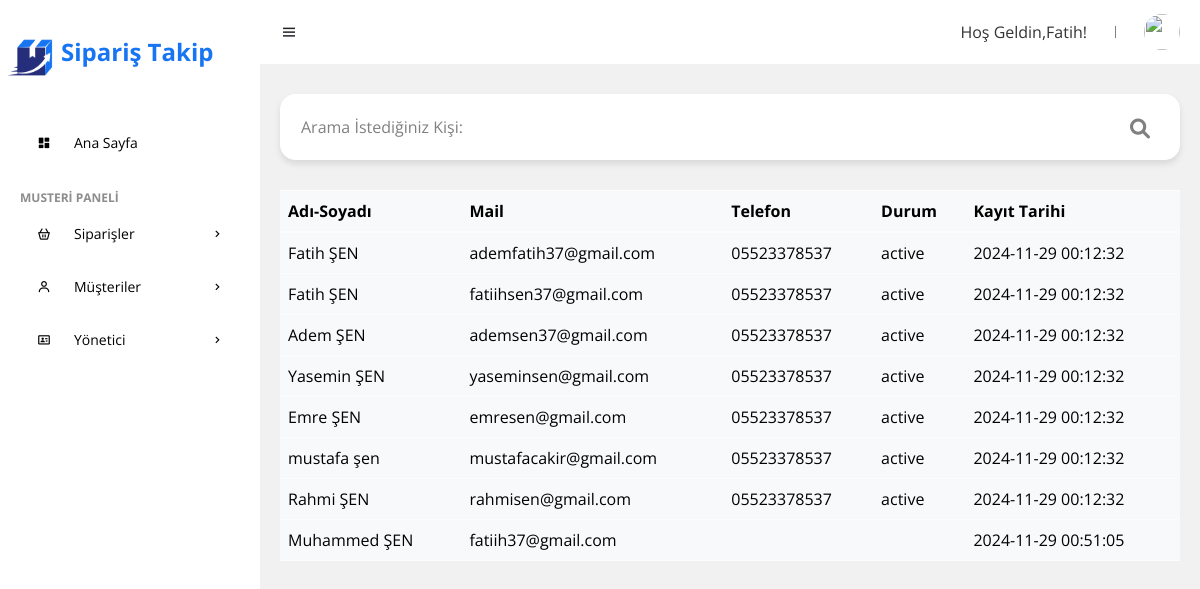
Before: /admin/pages/customer/customer.php (signed in) with the older database file.
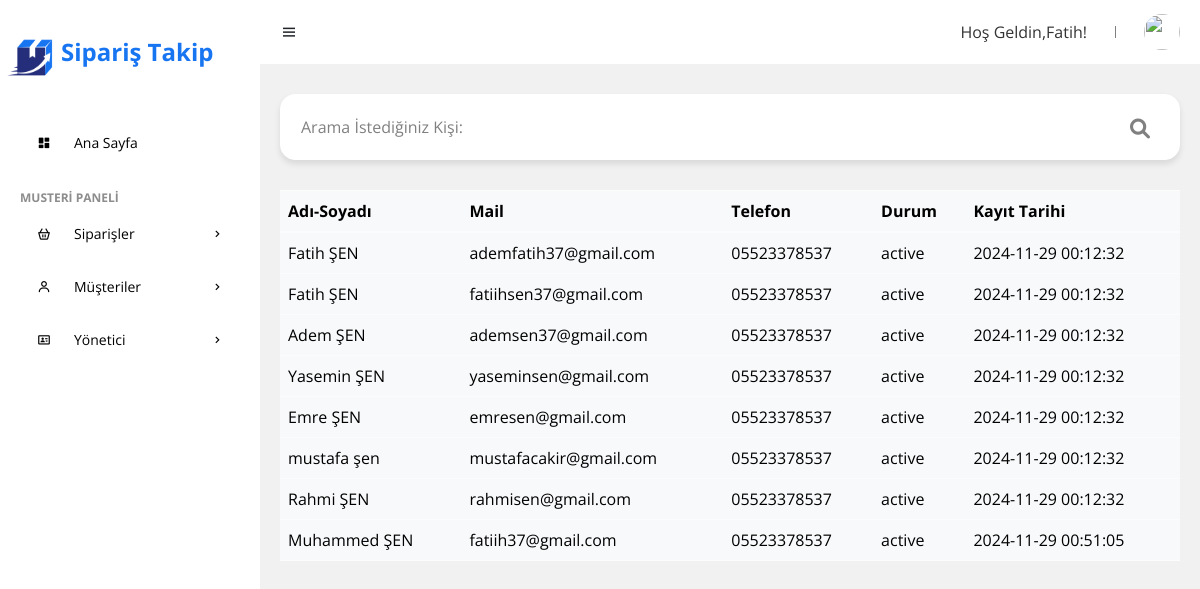
After: the same page with the newer database file.
### tables this page shows
CREATE TABLE `uyeler` (
  `uye_id` int(11) NOT NULL,
  `uye_adi_soyadi` varchar(256) NOT NULL,
  `uye_mail` varchar(256) NOT NULL,
  `uye_password` varchar(256) NOT NULL,
  `uye_tel` varchar(20) NOT NULL,
  `account_status` varchar(50) NOT NULL,
  `uye_baslangict` datetime NOT NULL DEFAULT current_timestamp()
);

### admin/pages/customer/customer.php (the view, shortened to what this page needs)
<?php
require_once "../../islem/baglanti.php";
$searchQuery = isset($_GET['search']) ? $_GET['search'] : '';
if ($searchQuery) {
    $uye = $baglanti->prepare("SELECT * FROM uyeler WHERE uye_adi_soyadi LIKE :search ORDER BY uye_id ASC");
    $uye->bindValue(':search', '%' . $searchQuery . '%');
} else {
    $uye = $baglanti->prepare("SELECT * FROM uyeler ORDER BY uye_id ASC");
}
$uye->execute();
$uyeler = $uye->fetchAll(PDO::FETCH_ASSOC);
?>
<main>
    <form action="#" method="get">
        <div class="input-container">
            <input class="search" name="search" id="search" type="text" placeholder="Arama İstediğiniz Kişi:"
                value="<?php echo htmlspecialchars($searchQuery); ?>">
            <i class="fa fa-search"></i>
        </div>
    </form>
    <table class="table table-light table-hover rounded" id="orderTable">
        <thead class="table-light">
            <tr>
                <th>Adı-Soyadı</th>
                <th>Mail</th>
                <th>Telefon</th>
                <th>Durum</th>
                <th>Kayıt Tarihi</th>
            </tr>
        </thead>
        <tbody>
            <?php
            if ($uyeler) {
                foreach ($uyeler as $uyecek) {
            ?>
                    <tr class="item">
                        <td><?php echo htmlspecialchars($uyecek['uye_adi_soyadi']); ?></td>
                        <td><?php echo htmlspecialchars($uyecek['uye_mail']); ?></td>
                        <td><?php echo htmlspecialchars($uyecek['uye_tel']); ?></td>
                        <td><?php echo htmlspecialchars($uyecek['account_status']); ?></td>
                            <td><?php echo htmlspecialchars($uyecek['uye_baslangict']); ?></td>
                    </tr>
            <?php
                }
            } else {
                echo "<tr><td colspan='9'>Aramanıza uygun sonuç bulunamadı.</td></tr>";
            }
            ?>
        </tbody>
    </table>
</main>
<?php
include('../../includes/_layout.php');
?>

Changed rows visible on the page:
changed uyeler "Muhammed ŞEN": uye_tel (not shown) → "05523378537"; account_status (not shown) → "active"
